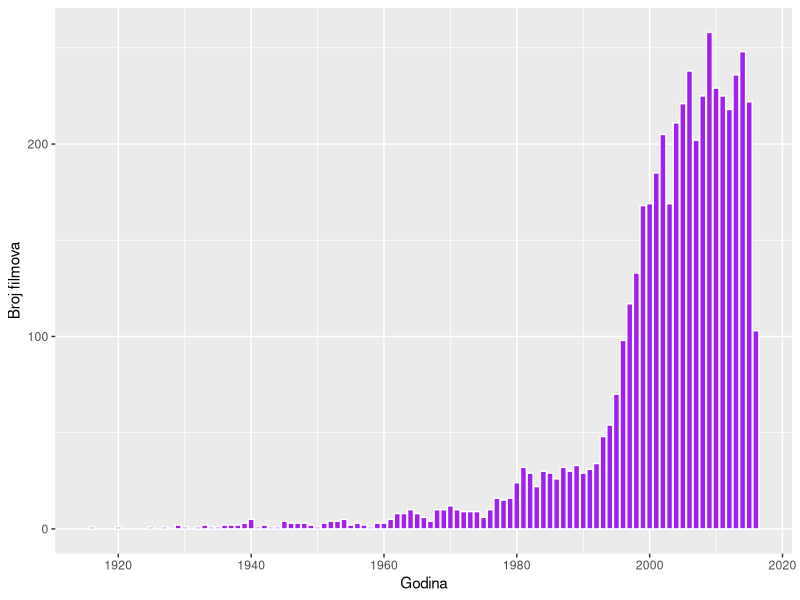
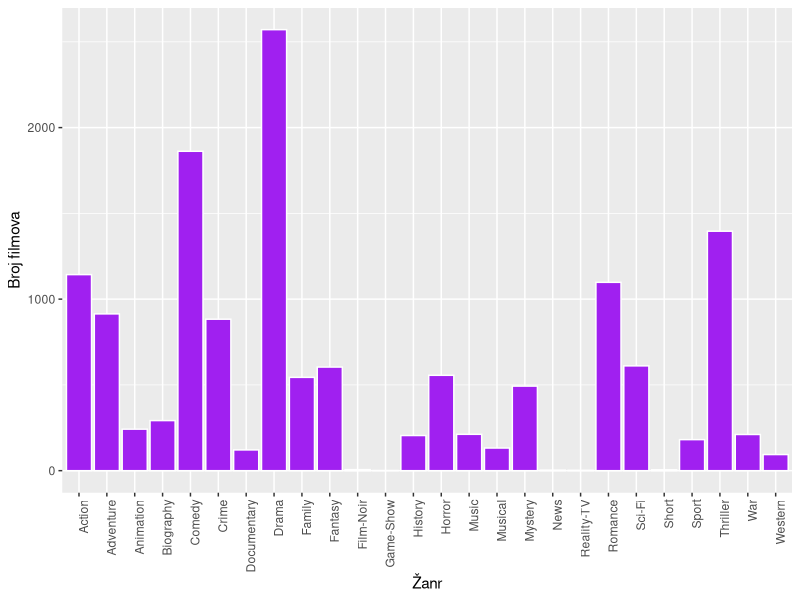
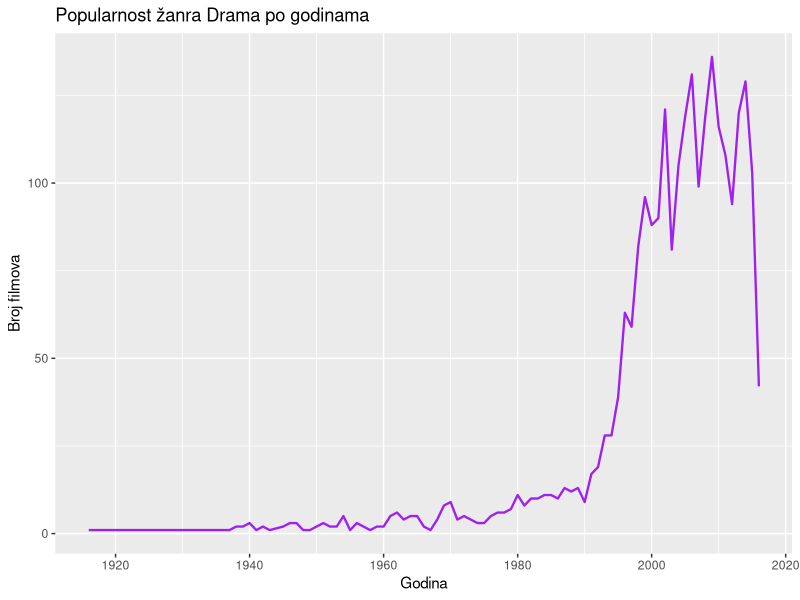
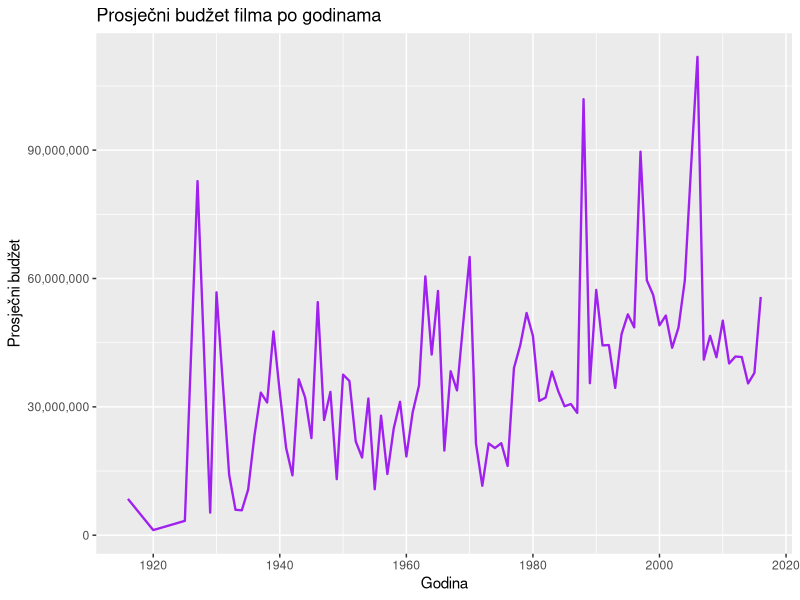
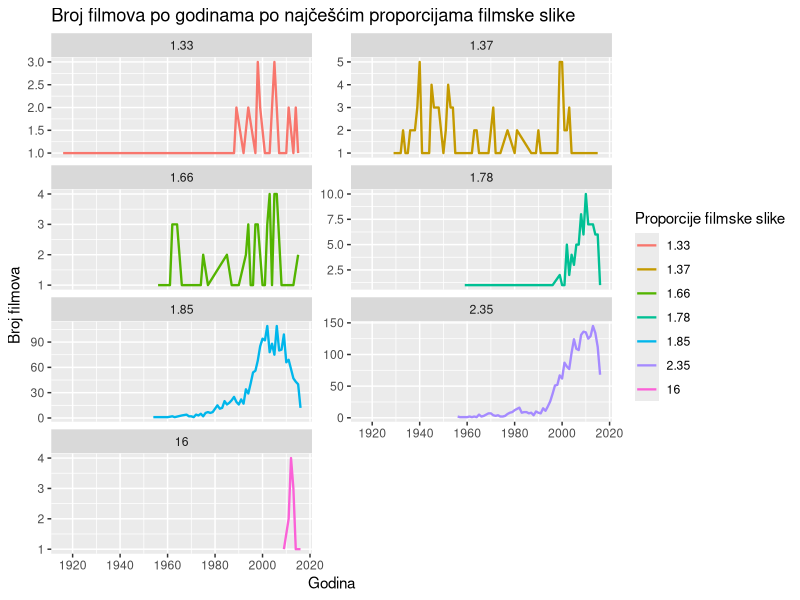
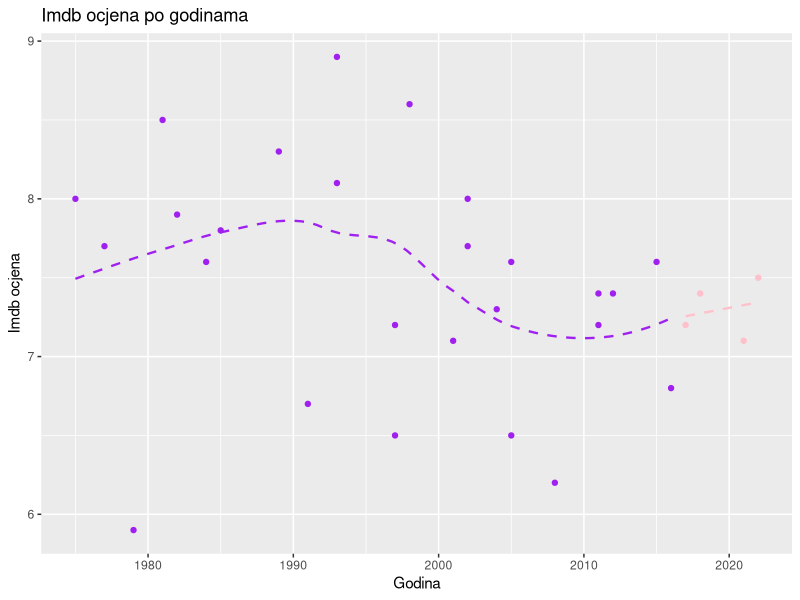
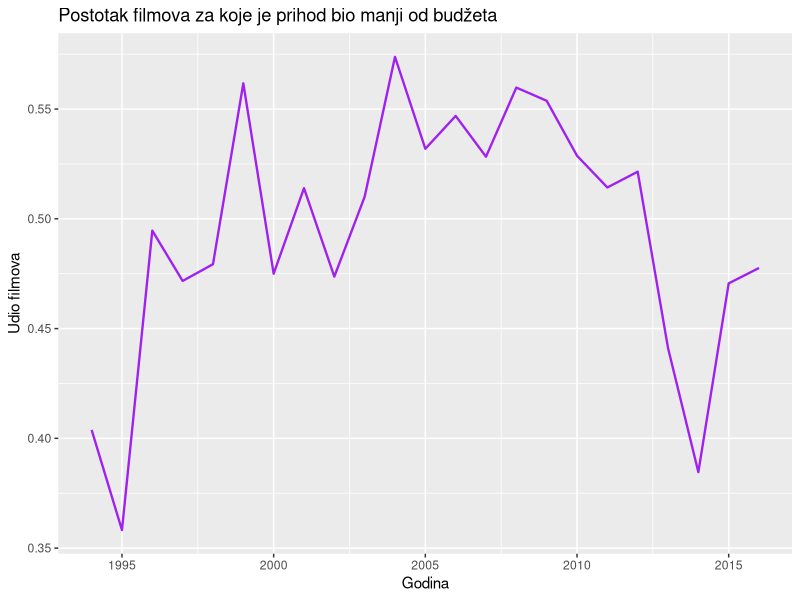
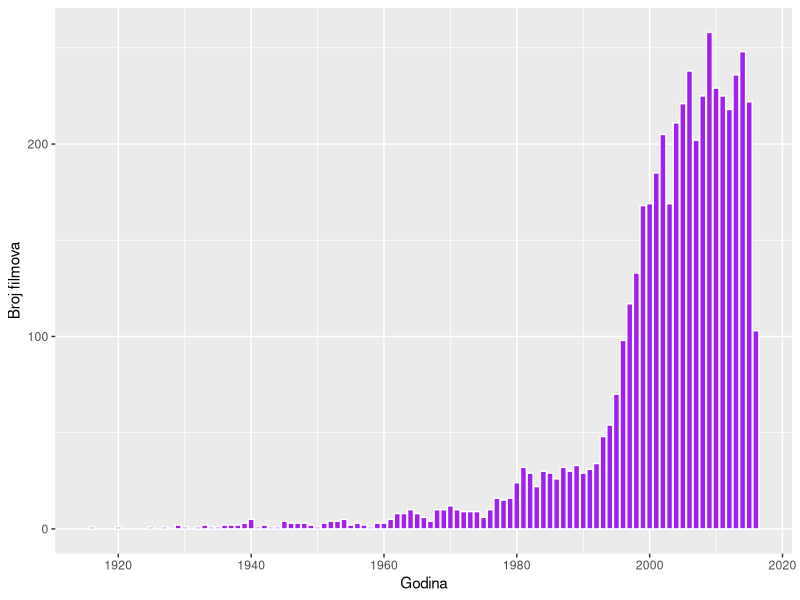

These figures' R source, in order:
## ---- chunk 1
library(tidyverse)
library(gridExtra)
library(GGally)
knitr::opts_chunk$set(echo = TRUE)
## ---- chunk 2
data <- read_csv("../data/IMDB_movie_dataset_tidy.csv")
## ---- chunk 3
actors_and_likes <- data[, c('actor_1_name', 'actor_1_facebook_likes')]
actors_and_likes <- data[c('actor_2_name', 'actor_2_facebook_likes')] %>% rename(actor_1_name = actor_2_name) %>% rename(actor_1_facebook_likes = actor_2_facebook_likes) %>% rbind(actors_and_likes)
actors_and_likes <- data[c('actor_3_name', 'actor_3_facebook_likes')] %>% rename(actor_1_name = actor_3_name) %>% rename(actor_1_facebook_likes = actor_3_facebook_likes) %>% rbind(actors_and_likes) %>% rename(Actor_name = actor_1_name) %>% rename(likes = actor_1_facebook_likes) 

actors_and_likes %>% group_by(Actor_name) %>% summarise(max_likes = max(likes)) %>% arrange(desc(max_likes)) %>% head(5)

## ---- chunk 4
data %>%  arrange(desc(cast_total_facebook_likes)) %>% select(movie_title, title_year, imdb_score, cast_total_facebook_likes) %>% head(5)
## ---- chunk 5
years_and_count <- data %>% group_by(title_year) %>% summarise(count = n())

broj_filmova_po_godini <-  ggplot(years_and_count, aes(x = title_year, y = count)) +
  geom_bar(stat = "identity", fill = "purple", color = "white") +
  labs(x = "Godina", y = "Broj filmova")

broj_filmova_po_godini


ggsave("broj_filmova_po_godini.png", plot = broj_filmova_po_godini)


## ---- chunk 6
genre_and_count <- data[, c('movie_title', 'genres')] %>% separate_rows(genres, sep = "\\|") %>% group_by(genres) %>% summarise(count = n())

broj_filmova_po_zanru <-  ggplot(genre_and_count, aes(x = genres, y = count)) +
  geom_bar(stat = "identity", fill = "purple", color = "white") +
  labs(x = "Žanr", y = "Broj filmova") +
  theme(axis.text.x = element_text(angle = 90, hjust = 1))
broj_filmova_po_zanru
## ---- chunk 7
year_and_count_drama <- data[, c('title_year', 'genres')] %>% separate_rows(genres, sep = "\\|") %>% filter(genres == 'Drama') %>% group_by(title_year) %>% summarise(count = n())

ggplot(year_and_count_drama, aes(x = title_year, y = count)) +
  geom_line(color = "purple", size = 0.8) +
  labs(title = "Popularnost žanra Drama po godinama", x = "Godina", y = "Broj filmova")
## ---- chunk 8
genre_and_count <- data[, c('movie_title', 'plot_keywords')] %>% separate_rows(plot_keywords, sep = "\\|") %>% group_by(plot_keywords) %>% rename(keyword = plot_keywords) %>% summarise(count = n()) %>% arrange(desc(count)) %>% filter(!is.na(keyword)) %>% slice_head(n = 20)
genre_and_count
## ---- chunk 9
years <- c(1916, 1917, 1918, 1919, 1920, 1921, 1922, 1923, 1924, 1925, 1926, 1927, 1928, 1929, 1930, 1931, 1932, 1933, 1934, 1935, 1936, 1937, 1938, 1939, 1940, 1941, 1942, 1943, 1944, 1945, 1946, 1947, 1948, 1949, 1950, 1951, 1952, 1953, 1954, 1955, 1956, 1957, 1958, 1959, 1960, 1961, 1962, 1963, 1964, 1965, 1966, 1967, 1968, 1969, 1970, 1971, 1972, 1973, 1974, 1975, 1976, 1977, 1978, 1979, 1980, 1981, 1982, 1983, 1984, 1985, 1986, 1987, 1988, 1989, 1990, 1991, 1992, 1993, 1994, 1995, 1996, 1997, 1998, 1999, 2000, 2001, 2002, 2003, 2004, 2005, 2006, 2007, 2008, 2009, 2010, 2011, 2012, 2013, 2014, 2015, 2016)
cpi <- c(10.9, 12.8, 15.0, 17.3, 20.0, 17.9, 16.8, 17.1, 17.1, 17.5, 17.7, 17.4, 17.2, 17.2, 16.7, 15.2, 13.6, 12.9, 13.4, 13.7, 13.9, 14.4, 14.1, 13.9, 14.0, 14.7, 16.3, 17.3, 17.6, 18.0, 19.5, 22.3, 24.0, 23.8, 24.1, 26.0, 26.6, 26.8, 26.9, 26.8, 27.2, 28.1, 28.9, 29.2, 29.6, 29.9, 30.3, 30.6, 31.0, 31.5, 32.5, 33.4, 34.8, 36.7, 38.8, 40.5, 41.8, 44.4, 49.3, 53.8, 56.9, 60.6, 65.2, 72.6, 82.4, 90.9, 96.5, 99.6, 103.9, 107.6, 109.6, 113.6, 118.3, 124.0, 130.7, 136.2, 140.3, 144.5, 148.2, 152.4, 156.9, 160.5, 163.0, 166.6, 172.2, 177.1, 179.9, 184.0, 188.9, 195.3, 201.6, 207.3, 215.3, 214.5, 218.1, 224.9, 229.6, 233.0, 236.7, 237.0, 240.0)

cpi_data <- data.frame(year = years, cpi = cpi)

budgets <- data[, c('title_year', 'budget')] %>% rename(year = title_year) %>% filter(!is.na(budget))

merge <-  merge(budgets, cpi_data, by = "year")

merge$real_budget <- merge$budget * cpi_data$cpi[cpi_data$year == 2016] / merge$cpi

year_and_avg_budget <-merge %>% group_by(year) %>% summarise(avg = mean(real_budget))

ggplot(year_and_avg_budget, aes(x = year, y = avg)) +
  geom_line(color = "purple", size = 0.8) +
  labs(title = "Prosječni budžet filma po godinama", x = "Godina", y = "Prosječni budžet") +
  scale_y_continuous(labels = scales::comma)

## ---- chunk 10

ratios <- c(1.33, 1.37, 1.66, 1.78, 1.85, 2.35, 16.0)

year_aspect_ratio <-  data[!is.na(data$aspect_ratio) & !is.na(data$title_year), c('movie_title', 'title_year', 'aspect_ratio')] %>% filter(aspect_ratio %in% ratios) %>% group_by(aspect_ratio, title_year) %>% summarise(movie_count = n())

my_plot <- ggplot(year_aspect_ratio, aes(x = title_year, y = movie_count, color = as.factor(aspect_ratio))) +
  geom_line(size = 0.8) +
  labs(title = "Broj filmova po godinama po najčešćim proporcijama filmske slike", x = 'Godina', y = "Broj filmova") +
  scale_color_discrete(name = "Proporcije filmske slike") + facet_wrap(~aspect_ratio, scales = "free_y", ncol = 2)

my_plot

# Set the width and height for saving
width <- 10
height <- 10

ggsave("output_ggplot.png", plot = my_plot, width = width, height = height)
## ---- chunk 11
spielberg_data <- data[data$director_name == 'Steven Spielberg' & !is.na(data$director_name), c('imdb_score', 'title_year')] 


new_data <- data.frame(title_year = c(2017, 2018, 2021, 2022), imdb_score = c(7.2, 7.4, 7.1, 7.5))

ggplot() +
  geom_point(data = spielberg_data, aes(x = title_year, y = imdb_score), color = 'purple') +
  geom_smooth(data = spielberg_data, aes(x = title_year, y = imdb_score), method = 'loess', linetype = 2, color = "purple", se = FALSE, size = 0.8) +
  geom_point(data = new_data, aes(x = title_year, y = imdb_score), color = 'pink') +
  geom_smooth(data = new_data, aes(x = title_year, y = imdb_score), method = 'lm', linetype = 2, color = "pink", se = FALSE, size = 0.8) +
  labs(title = "Imdb ocjena po godinama", x = "Godina", y = "Imdb ocjena")
## ---- chunk 12
country_and_score <- data[!is.na(data$country) & !is.na(data$imdb_score), c('country', 'imdb_score')] %>% group_by(country) %>% summarise(avg_score = mean(imdb_score), count = n()) %>% filter(count > 50) %>% arrange(desc(avg_score)) 

country_and_score
## ---- chunk 13
data[!is.na(data$content_rating), "content_rating"] %>% group_by(content_rating) %>% summarise(count = n()) %>% arrange(desc(count)) %>% slice_head(n = 3)
## ---- chunk 14
year_budget_vs_income <- data[!is.na(data$title_year) & !is.na(data$budget) & !is.na(data$gross), c("title_year", "budget", "gross")] %>% group_by(title_year) %>%
  summarise(smaller_income = sum(gross < budget, na.rm = TRUE), total = n()) %>% filter(total > 50) %>% mutate(ratio = smaller_income/total)

ggplot(year_budget_vs_income, aes(x = title_year, y = ratio)) +
  geom_line(color = "purple", size = 0.8) +
  labs(title = "Postotak filmova za koje je prihod bio manji od budžeta", x = "Godina", y = "Udio filmova") +
  scale_y_continuous(labels = scales::comma)
